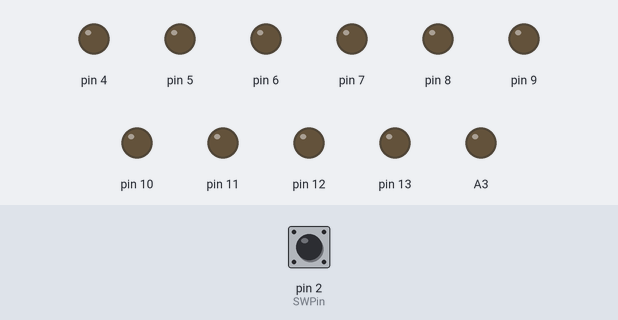
The sketch below on a simulated Arduino Uno, built with avr-gcc and run on an emulated ATmega328P. Shown: output pins drawn as LEDs (lit = HIGH). Dashed ring = blinking. The inputs (shaded band) are chosen by the test bench; at power-on: pin 2 (SWPin) LOW.

Above: at 1.2 s.
1.3 s: pin 2 (SWPin) pulled HIGH for 0.15 s
At 1.6 s:
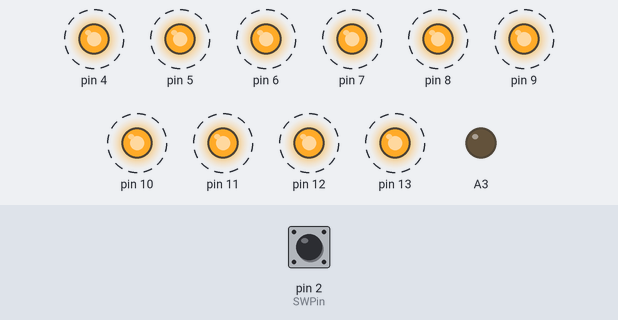
4.3 s: pin 2 (SWPin) pulled HIGH for 1 s
At 4.65 s:
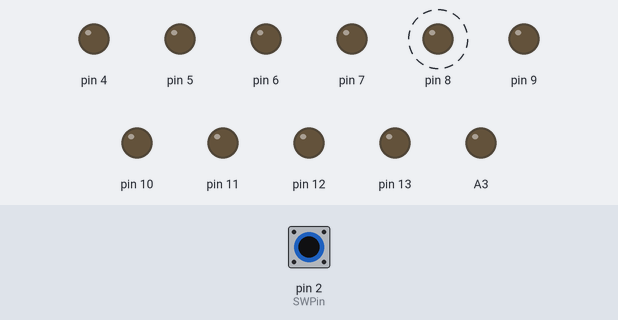
8.2 s: pin 2 (SWPin) pulled HIGH for 3.2 s
At 8.6 s:
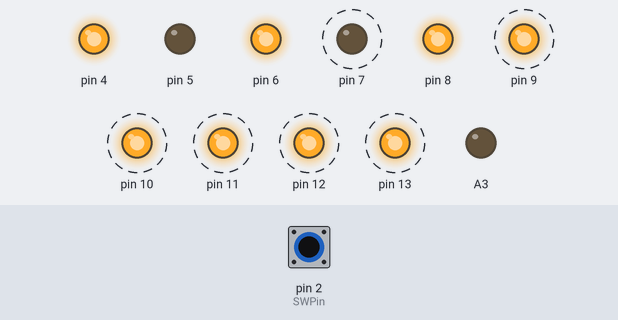
12.9 s: pin 2 (SWPin) pulled HIGH for 1 s
16.3 s: pin 2 (SWPin) pulled HIGH for 0.15 s
At 16.8 s:
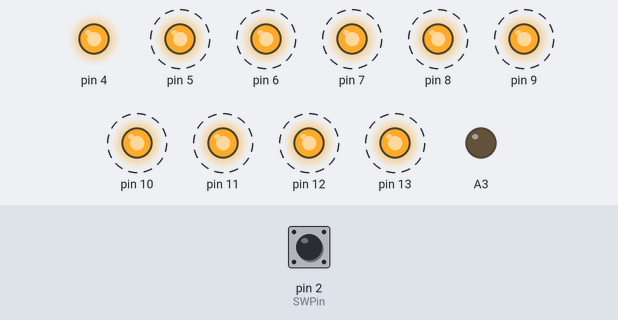
19.4 s: pin 2 (SWPin) pulled HIGH for 0.15 s
At 20.01 s:
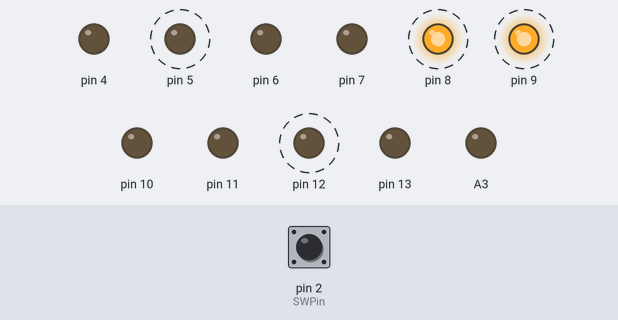
Timing chart, 0 to 23.4 s (numbered marks = the images above; inputs shaded):
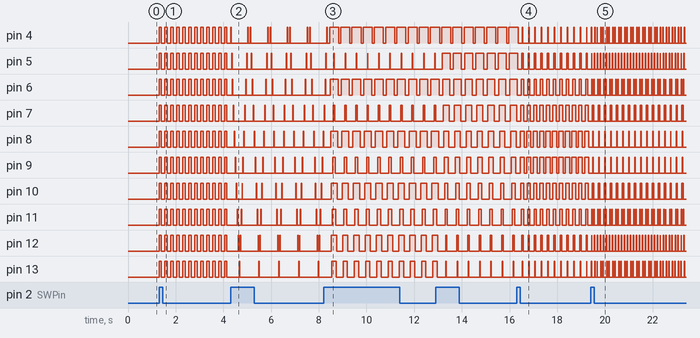

Measured:
- after the input at 1.3 s, pin 4–13: alternates HIGH for 0.10 s and LOW for 0.15 s, starting at once
- after the input at 4.3 s, pin 8: alternates HIGH for 0.02 s and LOW for 0.38 s, starting after 0.16 s; pin 13: alternates HIGH for 0.02 s and LOW for 0.81 s, starting after 0.36 s
- after the input at 8.2 s, pin 13: alternates HIGH for 0.18 s and LOW for 0.29 s, starting after 0.35 s
- after the input at 16.3 s, pin 5: alternates HIGH for 0.06 s and LOW for 0.21 s, starting after 0.21 s; pin 6: alternates HIGH for 0.10 s and LOW for 0.17 s, starting after 0.29 s
- after the input at 19.4 s, pin 5, pin 12: alternates HIGH for 0.02 s and LOW for 0.10 s, starting at once

The sketch:

10_LED_8_Patt.ino
```cpp
int SWPin = 2;
int buttonPushCounter = 0;
int buttonState = 0;
int lastButtonState = 0;

void style_1(void) {
  unsigned char j;
  for(j=4; j<=13; j++){
    digitalWrite(j, HIGH);
  }
  delay(100);

  for(j=4; j<=13; j++){
    digitalWrite(j, LOW);
  }
  delay(100);
}

void style_2(void){
  unsigned char j;
  for(j=4; j<=13; j++){
    digitalWrite(j, HIGH);
    delay(20);
    digitalWrite(j, LOW);
    delay(20);
  }

  for(j=12; j>=4; j--){
    digitalWrite(j, HIGH);
    delay(20);
    digitalWrite(j, LOW);
    delay(20);
  }
  delay(20);
}

void style_3(void) {
  unsigned char j;
  for(j=4; j<=13; j+=2){
    digitalWrite(j, HIGH);
    delay(20);
  }
  for(j=13; j>=4; j-=2){
    digitalWrite(j, HIGH);
    delay(20);
  }
  for(j=5; j<=13; j+=2){
    digitalWrite(j, LOW);
    delay(20);
  }
  for(j=12; j>=4; j-=2){
    digitalWrite(j, LOW);
    delay(20);
  }
  delay(20);
}

void style_4(void) {
  unsigned char j;
  for(j=4; j<=13;j++) {
    digitalWrite(j, HIGH);
    delay(20);
  }
  for(j=13; j>=4;j--) {
    digitalWrite(j, LOW);
    delay(20);
  }
  delay(20);
}

void style_5(void) {
  unsigned char j, k;
  k=1;
  for(j=8; j>=4; j--) {
    digitalWrite(j, HIGH);
    digitalWrite(j+k,HIGH);
    delay(20);
    k += 2;
  }
  k=9;
  for (j=4; j<=8; j++) {
    digitalWrite(j,LOW);
    digitalWrite(j+k,LOW);
    delay(20);
    k -= 2;
  }
  delay(20);
}

void style_6(void) {
  unsigned char j,k;
  k=9;
  for(j=4; j<=8; j++) {
    digitalWrite(j,HIGH);
    digitalWrite(j+k, HIGH);
    delay(20);
    digitalWrite(j,LOW);
    digitalWrite(j+k, LOW);
    k-=2;
  }
  k=3;
  for(j=7; j>=4; j--) {
    digitalWrite(j,HIGH);
    digitalWrite(j+k, HIGH);
    delay(20);
    digitalWrite(j,LOW);
    digitalWrite(j+k, LOW);
    k+=2;
  }
  delay(20);
}

void style_7(void) {
  unsigned char i;
  unsigned char n;
  for(i=5; i>=1; i--) {
    for(n=i; n>=1; n--) {
      style_1();
    }
    delay(400);
  }
  delay(20);
}

void style_8(void) {
  unsigned int i;
  for(i=0; i<255; i+=2) {
    analogWrite(9, i);
    analogWrite(10, i);
    analogWrite(11, i);
    delay(20);
  }

  for(i=255; i>0; i-=2) {
    analogWrite(9, i);
    analogWrite(10, i);
    analogWrite(11, i);
    delay(20);
  }
  delay(20);
}


void setup() {
  unsigned char i;
  for(i=4; i<=13; i++) {
    pinMode(i,OUTPUT);
  }
   pinMode(SWPin, INPUT);
   pinMode(A3, OUTPUT);
}

void loop() {
  buttonState=digitalRead(SWPin);
  if(buttonState != lastButtonState){
    if(buttonState == HIGH){
      buttonPushCounter++;
      if(buttonPushCounter>8){
        buttonPushCounter = 1;
      }}}else{

      if(buttonPushCounter == 1) {
          style_1();
          delay(50);
        }

      if(buttonPushCounter == 2) {
          style_2();
          delay(50);
        }

      if(buttonPushCounter == 3) {
          style_3();
          delay(50);
        }

      if(buttonPushCounter == 4) {
          style_4();
          delay(50);
        }

      if(buttonPushCounter == 5) {
          style_5();
          delay(50);
        }

      if(buttonPushCounter == 6) {
          style_6();
          delay(50);
        }

      if(buttonPushCounter == 7) {
          style_7();
          delay(50);
        }
      if(buttonPushCounter == 8) {
          style_8();
          delay(50);
        }
      }
  lastButtonState = buttonState;
}
```
